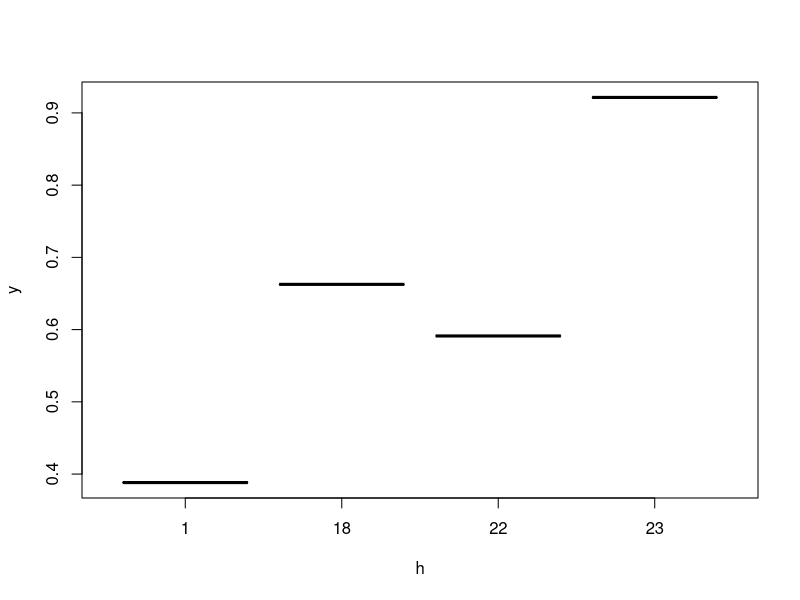

The R source for this figure:
library(chron)


### Name: hours
### Title: Return Hours, Minutes, or Seconds from a Times Object
### Aliases: hours minutes seconds
### Keywords: chron

### ** Examples

x <- chron(dates = c("02/27/92", "02/27/92", "01/14/92", "02/28/92"),
           times = c("23:03:20", "22:29:56", "01:03:30", "18:21:03"))
h <- hours(x)
y <- runif(4)
boxplot(y ~ h)
